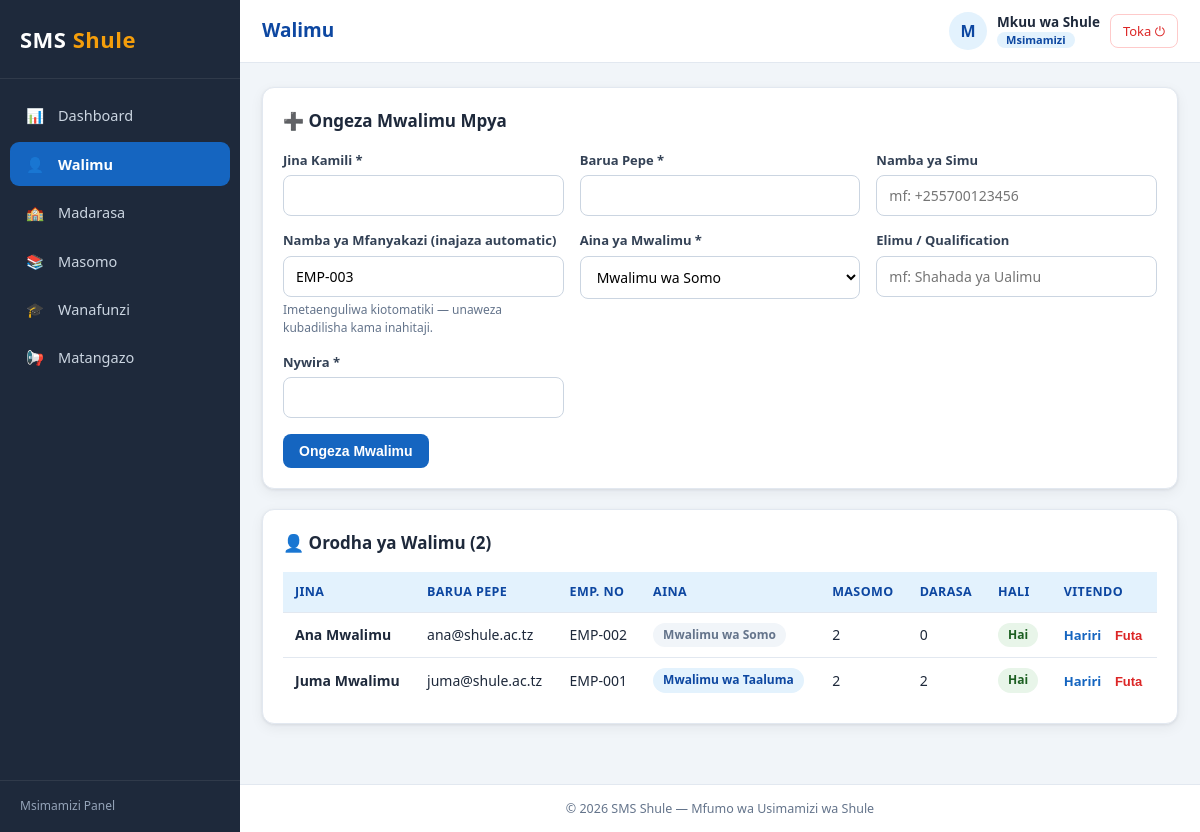
Screenshot of /admin/teachers.php (signed in) with the database file from the repository.
### tables this page shows
CREATE TABLE IF NOT EXISTS teachers (
    id INT AUTO_INCREMENT PRIMARY KEY,
    user_id INT NOT NULL,
    employee_no VARCHAR(30) NOT NULL UNIQUE,
    teacher_type ENUM('subject','class','head','assistant_head','discipline') NOT NULL DEFAULT 'subject',
    qualification VARCHAR(120) DEFAULT NULL,
    CONSTRAINT fk_teachers_user FOREIGN KEY (user_id) REFERENCES users(id) ON DELETE CASCADE
);

CREATE TABLE IF NOT EXISTS users (
    id INT AUTO_INCREMENT PRIMARY KEY,
    full_name VARCHAR(120) NOT NULL,
    email VARCHAR(120) NOT NULL UNIQUE,
    password VARCHAR(255) NOT NULL,           
    role ENUM('admin','teacher','parent','student') NOT NULL DEFAULT 'parent',
    phone VARCHAR(20) DEFAULT NULL,
    photo VARCHAR(255) DEFAULT NULL,          
    status ENUM('active','inactive') NOT NULL DEFAULT 'active',
    created_at TIMESTAMP DEFAULT CURRENT_TIMESTAMP
);

### config/db.php (called while the page is built, shortened)
<?php
function e(?string $value): string {
    return htmlspecialchars((string)$value, ENT_QUOTES, 'UTF-8');
}
function url(string $path): string {
    return BASE_URL . $path;
}

### includes/auth.php (called while the page is built, shortened)
<?php
require_once __DIR__ . '/../config/db.php';
function teacher_types(): array {
    return [
        'subject'        => 'Mwalimu wa Somo',
        'class'          => 'Mwalimu wa Taaluma',
        'head'           => 'Mwalimu Mkuu',
        'assistant_head' => 'Mwalimu Mkuu Msaidizi',
        'discipline'     => 'Mwalimu wa Nidhamu',
    ];
}
function teacher_type_label(string $type): string {
    return teacher_types()[$type] ?? $type;
}

### admin/teachers.php (the view, shortened to what this page needs)
<?php
require_once __DIR__ . '/../includes/auth.php';
function next_employee_no(PDO $pdo): string {
    $rows = $pdo->query('SELECT employee_no FROM teachers')->fetchAll(PDO::FETCH_COLUMN);
    $max = 0;
    foreach ($rows as $no) {
        if (preg_match('/(\\d+)\\s*$/', (string)$no, $m)) {
            $max = max($max, (int)$m[1]);
        }
    }
    return 'EMP-' . str_pad((string)($max + 1), 3, '0', STR_PAD_LEFT);
}
$edit_id = (int)($_GET['edit'] ?? 0);
$form = [
    'full_name' => '', 'email' => '', 'phone' => '',
    'employee_no' => '', 'teacher_type' => 'subject', 'qualification' => '',
];
$next_emp = next_employee_no($pdo);
$teachers = $pdo->query(
    "SELECT t.id, t.employee_no, t.teacher_type, t.qualification,
            u.full_name, u.email, u.phone, u.status,
            (SELECT COUNT(*) FROM subjects s WHERE s.teacher_id = t.id) AS subjects_count,
            (SELECT COUNT(*) FROM classes c WHERE c.class_teacher_id = t.id) AS classes_count
     FROM teachers t JOIN users u ON u.id = t.user_id
     ORDER BY u.full_name"
)->fetchAll();
require_once __DIR__ . '/../includes/header.php';
?>
<div class="card">
  <div class="card-header">
    <h2><?= $edit_id ? '&#9998; Hariri Mwalimu' : '&#10133; Ongeza Mwalimu Mpya' ?></h2>
  </div>
  <form method="POST" action="">
    <div class="form-grid">
      <div class="form-group">
        <label>Jina Kamili *</label>
        <input type="text" name="full_name" value="<?= e($form['full_name']) ?>" minlength="3" required>
      </div>
      <div class="form-group">
        <label>Barua Pepe *</label>
        <input type="email" name="email" value="<?= e($form['email']) ?>" required>
      </div>
      <div class="form-group">
        <label>Namba ya Simu</label>
        <input type="tel" name="phone" value="<?= e($form['phone']) ?>" placeholder="mf: +255700123456">
      </div>
      <div class="form-group">
        <label>Namba ya Mfanyakazi <?= $edit_id ? '*' : '(inajaza automatic)' ?></label>
        <input type="text" name="employee_no" value="<?= e($edit_id ? $form['employee_no'] : ($form['employee_no'] ?: $next_emp)) ?>"
               placeholder="mf: EMP-003" required>
        <span class="hint"><?= $edit_id ? 'Badilisha kwa makusudi tu.' : 'Imetaenguliwa kiotomatiki — unaweza kubadilisha kama inahitaji.' ?></span>
      </div>
      <div class="form-group">
        <label>Aina ya Mwalimu *</label>
        <select name="teacher_type" required>
          <?php foreach (teacher_types() as $tkey => $tlabel): ?>
            <option value="<?= e($tkey) ?>" <?= $form['teacher_type'] === $tkey ? 'selected' : '' ?>><?= e($tlabel) ?></option>
          <?php endforeach; ?>
        </select>
      </div>
      <div class="form-group">
        <label>Elimu / Qualification</label>
        <input type="text" name="qualification" value="<?= e($form['qualification']) ?>" placeholder="mf: Shahada ya Ualimu">
      </div>
      <div class="form-group">
        <label>Nywira <?= $edit_id ? '(acha wazi kama hutaki kubadilisha)' : '*' ?></label>
        <input type="password" name="password" minlength="6" <?= $edit_id ? '' : 'required' ?>>
      </div>
    </div>
    <div class="form-actions">
      <button type="submit" class="btn"><?= $edit_id ? 'Hifadhi Mabadiliko' : 'Ongeza Mwalimu' ?></button>
    </div>
  </form>
</div>
<div class="card">
  <div class="card-header"><h2>&#128100; Orodha ya Walimu (<?= count($teachers) ?>)</h2></div>
  <div class="table-wrap">
    <table class="data">
      <thead>
        <tr><th>Jina</th><th>Barua Pepe</th><th>Emp. No</th><th>Aina</th><th>Masomo</th><th>Darasa</th><th>Hali</th><th>Vitendo</th></tr>
      </thead>
      <tbody>
        <?php if (!$teachers): ?>
          <tr><td colspan="8"><div class="empty-state">Hakuna walimu bado.</div></td></tr>
        <?php else: foreach ($teachers as $t): ?>
          <tr>
            <td><strong><?= e($t['full_name']) ?></strong></td>
            <td><?= e($t['email']) ?></td>
            <td><?= e($t['employee_no']) ?></td>
            <td><span class="badge <?= $t['teacher_type'] === 'subject' ? 'badge-muted' : 'badge-info' ?>">
                  <?= e(teacher_type_label($t['teacher_type'])) ?></span></td>
            <td><?= (int)$t['subjects_count'] ?></td>
            <td><?= (int)$t['classes_count'] ?></td>
            <td><span class="badge <?= $t['status'] === 'active' ? 'att-present' : 'badge-muted' ?>">
                  <?= $t['status'] === 'active' ? 'Hai' : 'Imezimwa' ?></span></td>
            <td class="table-actions">
              <a href="<?= url('/admin/teachers.php?edit=' . (int)$t['id']) ?>">Hariri</a>
              <form method="POST" action="" style="display:inline" >
                <button type="submit" class="del js-confirm" style="background:none;border:0;cursor:pointer;font-weight:600;font-size:13px"
                        data-confirm="Unakaribia KUMFUTA mwalimu <?= e($t['full_name']) ?>. Una uhakika?">Futa</button>
              </form>
            </td>
          </tr>
        <?php endforeach; endif; ?>
      </tbody>
    </table>
  </div>
</div>
<?php require_once __DIR__ . '/../includes/footer.php'; ?>

### assets/css/style.css (style rules this page uses)
:root { --primary: #1565c0; --primary-dark: #0d47a1; --primary-light: #e3f2fd; --sidebar-bg: #1e293b; --sidebar-txt: #cbd5e1; --bg: #f1f5f9; --card: #ffffff; --text: #1e293b; --muted: #64748b; --border: #e2e8f0; --danger: #dc2626; --success: #16a34a; --radius: 12px; --shadow: 0 1px 3px rgba(15,23,42,.08), 0 4px 14px rgba(15,23,42,.06); }
body.role-admin { --primary:#1565c0; --primary-dark:#0d47a1; --primary-light:#e3f2fd; }
* { margin:0; padding:0; box-sizing:border-box; }
body { font-family:'Segoe UI', Tahoma, Geneva, Verdana, sans-serif; background:var(--bg); color:var(--text); font-size:15px; line-height:1.55; }
a { color:var(--primary); text-decoration:none; }
.card { background:var(--card); border:1px solid var(--border); border-radius:var(--radius); box-shadow:var(--shadow); padding:20px; margin-bottom:20px; }
.card-header { display:flex; align-items:center; justify-content:space-between; gap:10px; flex-wrap:wrap; margin-bottom:16px; }
.card-header h2 { font-size:17px; }
.table-wrap { overflow-x:auto; }
table.data { width:100%; border-collapse:collapse; font-size:14px; }
table.data th { text-align:left; padding:10px 12px; background:var(--primary-light); color:var(--primary-dark); font-size:12.5px; text-transform:uppercase; letter-spacing:.4px; white-space:nowrap; }
table.data td { padding:10px 12px; border-top:1px solid var(--border); }
.table-actions a { margin-right:10px; font-size:13px; font-weight:600; }
.table-actions .del { color:var(--danger); }
.btn { display:inline-block; padding:9px 16px; border:0; border-radius:8px; font-size:14px; font-weight:600; background:var(--primary); color:#fff; cursor:pointer; }
.form-grid { display:grid; grid-template-columns:repeat(auto-fit, minmax(220px, 1fr)); gap:14px 16px; }
.form-group { display:flex; flex-direction:column; }
label { font-size:13px; font-weight:600; color:#334155; margin-bottom:5px; }
input, select, textarea { width:100%; padding:10px 12px; border:1px solid #cbd5e1; border-radius:8px; font-size:14px; font-family:inherit; background:#fff; }
.form-actions { margin-top:16px; display:flex; gap:10px; flex-wrap:wrap; }
.hint { font-size:12px; color:var(--muted); margin-top:4px; }
.badge { display:inline-block; padding:3px 10px; border-radius:20px; font-size:12px; font-weight:700; }
.att-present { background:#e8f5e9; color:#1b5e20; }
.badge-info { background:var(--primary-light); color:var(--primary-dark); }
.badge-muted { background:#f1f5f9; color:var(--muted); }

### rows the page displays
teachers: user.full_name "Ana Mwalimu", user.email "ana@shule.ac.tz", employee_no "EMP-002", teacher_type "Mwalimu wa Somo", subjects_count "2", classes_count "0"
teachers: user.full_name "Juma Mwalimu", user.email "juma@shule.ac.tz", employee_no "EMP-001", teacher_type "Mwalimu wa Taaluma", subjects_count "2", classes_count "2"

### other values shown
$icon "📊"
$label "Dashboard"
$label "Walimu"
$icon "🏫"
$label "Madarasa"
$icon "📚"
$label "Masomo"
$icon "🎓"
$label "Wanafunzi"
$icon "📢"
$label "Matangazo"
$panel_names[$role] "Msimamizi Panel"
$page_title "Walimu"
mb_strtoupper(mb_substr($user['full_name'], 0, 1)) "M"
$user['full_name'] "Mkuu wa Shule"
